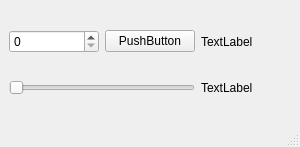
<?xml version="1.0" encoding="UTF-8"?>
<ui version="4.0">
 <class>MainWindow</class>
 <widget class="QMainWindow" name="MainWindow">
  <property name="geometry">
   <rect>
    <x>0</x>
    <y>0</y>
    <width>300</width>
    <height>147</height>
   </rect>
  </property>
  <property name="windowTitle">
   <string>MainWindow</string>
  </property>
  <widget class="QWidget" name="centralwidget">
   <layout class="QGridLayout" name="gridLayout">
    <item row="1" column="3">
     <widget class="QLabel" name="label_2">
      <property name="text">
       <string>TextLabel</string>
      </property>
     </widget>
    </item>
    <item row="0" column="3">
     <widget class="QLabel" name="label">
      <property name="text">
       <string>TextLabel</string>
      </property>
     </widget>
    </item>
    <item row="0" column="2">
     <widget class="QPushButton" name="pushButton">
      <property name="text">
       <string>PushButton</string>
      </property>
     </widget>
    </item>
    <item row="0" column="1">
     <widget class="QSpinBox" name="spinBox"/>
    </item>
    <item row="1" column="1" colspan="2">
     <widget class="QSlider" name="horizontalSlider">
      <property name="orientation">
       <enum>Qt::Horizontal</enum>
      </property>
     </widget>
    </item>
   </layout>
  </widget>
  <widget class="QMenuBar" name="menubar">
   <property name="geometry">
    <rect>
     <x>0</x>
     <y>0</y>
     <width>300</width>
     <height>21</height>
    </rect>
   </property>
  </widget>
  <widget class="QStatusBar" name="statusbar"/>
 </widget>
 <resources/>
 <connections/>
</ui>
